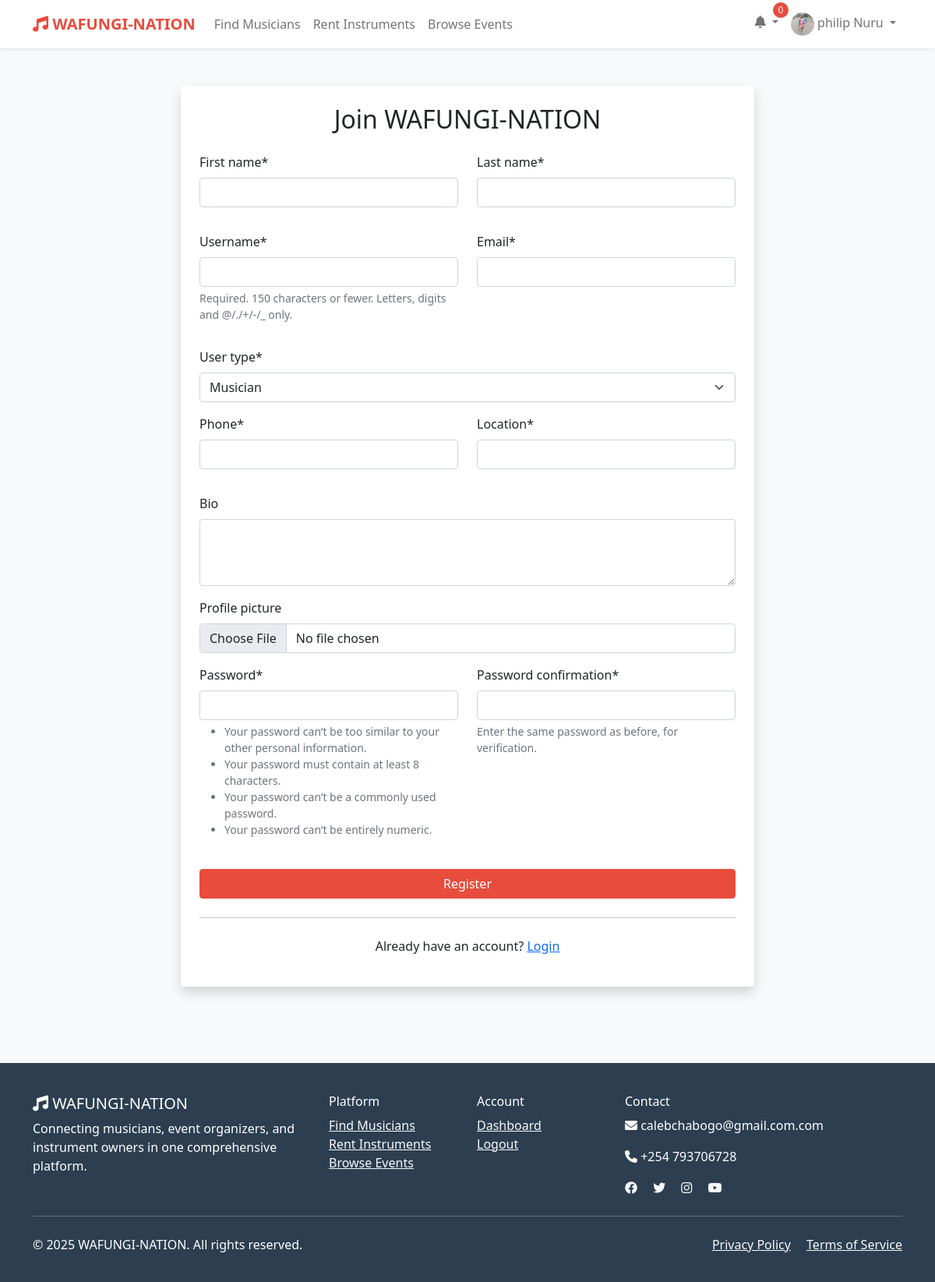
The page /register/ (signed in) on the database its author committed.
### wafungi/models.py (models this page shows)
class User(AbstractUser):
    USER_TYPES = (
        ('musician', 'Musician'),
        ('organizer', 'Event Organizer'),
        ('instrument_owner', 'Instrument Owner'),
        ('client', 'Client'),
    )
    user_type = models.CharField(max_length=20, choices=USER_TYPES)
    phone = models.CharField(max_length=15, blank=True)
    location = models.CharField(max_length=100, blank=True)
    profile_picture = models.ImageField(upload_to='profiles/', blank=True, null=True)
    bio = models.TextField(blank=True)
    is_verified = models.BooleanField(default=False)
    created_at = models.DateTimeField(auto_now_add=True)
    updated_at = models.DateTimeField(auto_now=True)

### wafungi/views.py (the view)
# urls.py: path('register/', views.register, name='register'),
def register(request):
    if request.method == 'POST':
        form = UserRegistrationForm(request.POST, request.FILES)
        if form.is_valid():
            user = form.save()
            login(request, user)
            send_welcome_email(user)
            messages.success(request, 'Registration successful! Please complete your profile.')
            return redirect('profile_setup')
    else:
        form = UserRegistrationForm()
    return render(request, 'registration/register.html', {'form': form})

### wafungi/forms.py (shortened to what this page needs)
class UserRegistrationForm(UserCreationForm):
    email = forms.EmailField(required=True)
    first_name = forms.CharField(max_length=30, required=True)
    last_name = forms.CharField(max_length=30, required=True)
    phone = forms.CharField(max_length=15, required=True)
    location = forms.CharField(max_length=100, required=True)
    user_type = forms.ChoiceField(choices=User.USER_TYPES, required=True)
    bio = forms.CharField(widget=forms.Textarea(attrs={'rows': 3}), required=False)
    profile_picture = forms.ImageField(required=False)
    class Meta:
        model = User
        fields = ('username', 'email', 'first_name', 'last_name', 'phone', 'location', 'user_type', 'bio', 'profile_picture', 'password1', 'password2')

### templates/registration/register.html (shortened to what this page needs)
{% extends 'base.html' %}
{% load crispy_forms_tags %}
{% block content %}
<div class="container py-5">
    <div class="row justify-content-center">
        <div class="col-md-8">
            <div class="card shadow">
                <div class="card-body p-4">
                    <h2 class="text-center mb-4">Join WAFUNGI-NATION</h2>
                    <form method="post" enctype="multipart/form-data">
                        <div class="row mb-3">
                            <div class="col-md-6">
                                {{ form.first_name|as_crispy_field }}
                            </div>
                            <div class="col-md-6">
                                {{ form.last_name|as_crispy_field }}
                            </div>
                        </div>
                        <div class="row mb-3">
                            <div class="col-md-6">
                                {{ form.username|as_crispy_field }}
                            </div>
                            <div class="col-md-6">
                                {{ form.email|as_crispy_field }}
                            </div>
                        </div>
                        <div class="mb-3">
                            {{ form.user_type|as_crispy_field }}
                        </div>
                        <div class="row mb-3">
                            <div class="col-md-6">
                                {{ form.phone|as_crispy_field }}
                            </div>
                            <div class="col-md-6">
                                {{ form.location|as_crispy_field }}
                            </div>
                        </div>
                        <div class="mb-3">
                            {{ form.bio|as_crispy_field }}
                        </div>
                        <div class="mb-3">
                            {{ form.profile_picture|as_crispy_field }}
                        </div>
                        <div class="row mb-3">
                            <div class="col-md-6">
                                {{ form.password1|as_crispy_field }}
                            </div>
                            <div class="col-md-6">
                                {{ form.password2|as_crispy_field }}
                            </div>
                        </div>
                        <div class="d-grid gap-2 mt-4">
                            <button type="submit" class="btn btn-primary">Register</button>
                        </div>
                    </form>
                    <hr class="my-4">
                    <div class="text-center">
                        <p>Already have an account? <a href="{% url 'login' %}">Login</a></p>
                    </div>
                </div>
            </div>
        </div>
    </div>
</div>
{% endblock %}

### templates/base.html (shortened to what this page needs)
<!DOCTYPE html>
<html lang="en">
<head>
    <link href="https://cdn.jsdelivr.net/npm/bootstrap@5.1.3/dist/css/bootstrap.min.css" rel="stylesheet">
    <link rel="stylesheet" href="https://cdnjs.cloudflare.com/ajax/libs/font-awesome/6.0.0/css/all.min.css">
</head>
<body>
    <nav class="navbar navbar-expand-lg navbar-light bg-white shadow-sm">
        <div class="container">
            <a class="navbar-brand" href="{% url 'home' %}">
                <i class="fas fa-music"></i> WAFUNGI-NATION
            </a>
            <div class="collapse navbar-collapse" id="navbarNav">
                <ul class="navbar-nav me-auto">
                    <li class="nav-item">
                        <a class="nav-link" href="{% url 'search_musicians' %}">Find Musicians</a>
                    </li>
                    <li class="nav-item">
                        <a class="nav-link" href="{% url 'search_instruments' %}">Rent Instruments</a>
                    </li>
                    <li class="nav-item">
                        <a class="nav-link" href="{% url 'browse_events' %}">Browse Events</a>
                    </li>
                </ul>
                <ul class="navbar-nav">
                    {% if user.is_authenticated %}
                        <li class="nav-item dropdown">
                            <a class="nav-link dropdown-toggle" href="#" id="notificationDropdown" role="button" data-bs-toggle="dropdown">
                                <i class="fas fa-bell"></i>
                                <span class="notification-badge" id="notificationCount">0</span>
                            </a>
                        </li>
                        <li class="nav-item dropdown">
                            <a class="nav-link dropdown-toggle" href="#" id="navbarDropdown" role="button" data-bs-toggle="dropdown">
                                {% if user.profile_picture %}
                                    <img src="{{ user.profile_picture.url }}" alt="Profile" class="rounded-circle" width="30" height="30">
                                {% else %}
                                    <i class="fas fa-user-circle"></i>
                                {% endif %}
                                {{ user.get_full_name|default:user.username }}
                            </a>
                        </li>
                    {% endif %}
                </ul>
            </div>
        </div>
    </nav>
    <main>
        {% block content %}{% endblock %}
    </main>
    <footer>
        <div class="container">
            <div class="row">
                <div class="col-md-4">
                    <h5><i class="fas fa-music"></i> WAFUNGI-NATION</h5>
                    <p>Connecting musicians, event organizers, and instrument owners in one comprehensive platform.</p>
                </div>
                <div class="col-md-2">
                    <h6>Platform</h6>
                    <ul class="list-unstyled">
                        <li><a href="{% url 'search_musicians' %}" class="text-light">Find Musicians</a></li>
                        <li><a href="{% url 'search_instruments' %}" class="text-light">Rent Instruments</a></li>
                        <li><a href="{% url 'browse_events' %}" class="text-light">Browse Events</a></li>
                    </ul>
                </div>
                <div class="col-md-2">
                    <h6>Account</h6>
                    <ul class="list-unstyled">
                        {% if user.is_authenticated %}
                            <li><a href="{% url 'dashboard' %}" class="text-light">Dashboard</a></li>
                            <li><a href="{% url 'logout' %}" class="text-light">Logout</a></li>
                        {% else %}
                            <li><a href="{% url 'login' %}" class="text-light">Login</a></li>
                            <li><a href="{% url 'register' %}" class="text-light">Register</a></li>
                        {% endif %}
                    </ul>
                </div>
                <div class="col-md-4">
                    <h6>Contact</h6>
                    <p><i class="fas fa-envelope"></i> calebchabogo@gmail.com.com</p>
                    <p><i class="fas fa-phone"></i> +254 793706728</p>
                    <div class="social-links">
                        <a href="#" class="text-light me-3"><i class="fab fa-facebook"></i></a>
                        <a href="#" class="text-light me-3"><i class="fab fa-twitter"></i></a>
                        <a href="#" class="text-light me-3"><i class="fab fa-instagram"></i></a>
                        <a href="#" class="text-light"><i class="fab fa-youtube"></i></a>
                    </div>
                </div>
            </div>
            <hr class="my-4">
            <div class="row">
                <div class="col-md-6">
                    <p>&copy; 2025 WAFUNGI-NATION. All rights reserved.</p>
                </div>
                <div class="col-md-6 text-end">
                    <a href="#" class="text-light me-3">Privacy Policy</a>
                    <a href="#" class="text-light">Terms of Service</a>
                </div>
            </div>
        </div>
    </footer>
</body>
</html>

### templates/base.html (style rules this page uses)
:root { --primary-color: #e74c3c; --secondary-color: #3498db; --accent-color: #f39c12; --dark-color: #2c3e50; --light-color: #ecf0f1; }
body { font-family: 'Segoe UI', Tahoma, Geneva, Verdana, sans-serif; background-color: #f8f9fa; }
.navbar-brand { font-weight: bold; color: var(--primary-color) !important; }
.btn-primary { background-color: var(--primary-color); border-color: var(--primary-color); }
.card { border: none; box-shadow: 0 2px 10px rgba(0,0,0,0.1); transition: transform 0.2s; }
.notification-badge { position: absolute; top: -5px; right: -5px; background: var(--primary-color); color: white; border-radius: 50%; width: 20px; height: 20px; font-size: 12px; display: flex; align-items: center; justify-content: center; }
footer { background-color: var(--dark-color); color: white; padding: 40px 0 20px; margin-top: 50px; }

### rows shown on the page
User: profile_picture (picture), get_full_name "philip Nuru"
